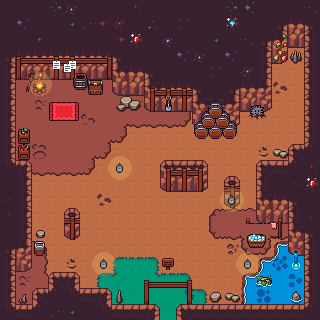

This is a level from a 2D game, rendered from its Tiled map with the project's own tilesets. A one-line summary and the map file follow, with tile-layer data summarised:
An orthogonal 20x20 tile map with 16x16 px tiles, 13 tile layers (Agua, Decoracion Agua, Roca, Tierra, ...), 1 hidden layer not drawn, 16 tilesets and 12 objects (4x lampara, barril, topo, cesto, tendedero, ...).

<map version="1.10" tiledversion="1.11.2" orientation="orthogonal" renderorder="right-down" width="20" height="20" tilewidth="16" tileheight="16" infinite="0" nextlayerid="30" nextobjectid="15">
 <editorsettings>
  <export target="cueva.json" format="json" />
 </editorsettings>
 <tileset firstgid="1" name="Caves" tilewidth="16" tileheight="16" tilecount="1620" columns="36">
  <image source="caves.png" width="576" height="720" />
 </tileset>
 <tileset firstgid="1621" name="Tileset Grass Caves" tilewidth="16" tileheight="16" tilecount="192" columns="24">
  <image source="tilesetGrassCaves.png" width="384" height="128" />
 </tileset>
 <tileset firstgid="1813" name="Exterior" tilewidth="16" tileheight="16" tilecount="352" columns="32">
  <image source="exterior.png" width="512" height="176" />
 </tileset>
 <tileset firstgid="2165" name="Props Mine" tilewidth="16" tileheight="16" tilecount="300" columns="20">
  <image source="propsMine.png" width="320" height="240" />
  <tile id="32">
   <animation>
    <frame tileid="32" duration="150" />
    <frame tileid="33" duration="150" />
    <frame tileid="34" duration="150" />
    <frame tileid="35" duration="150" />
   </animation>
  </tile>
  <tile id="52">
   <animation>
    <frame tileid="52" duration="150" />
    <frame tileid="53" duration="150" />
    <frame tileid="54" duration="150" />
    <frame tileid="55" duration="150" />
   </animation>
  </tile>
 </tileset>
 <tileset firstgid="2465" name="stone with minerals" tilewidth="16" tileheight="16" tilecount="187" columns="11">
  <image source="stoneWithMinerals.png" width="176" height="272" />
 </tileset>
 <tileset firstgid="2652" name="Cave Water Ground animations tiles" tilewidth="16" tileheight="16" tilecount="384" columns="24">
  <image source="caveWaterGroundAnimationsTiles.png" width="384" height="256" />
  <tile id="8">
   <animation>
    <frame tileid="8" duration="150" />
    <frame tileid="104" duration="150" />
    <frame tileid="200" duration="150" />
    <frame tileid="296" duration="150" />
    <frame tileid="296" duration="150" />
    <frame tileid="200" duration="150" />
    <frame tileid="104" duration="150" />
    <frame tileid="8" duration="150" />
   </animation>
  </tile>
  <tile id="29">
   <animation>
    <frame tileid="29" duration="150" />
    <frame tileid="125" duration="150" />
    <frame tileid="221" duration="150" />
    <frame tileid="317" duration="150" />
    <frame tileid="317" duration="150" />
    <frame tileid="221" duration="150" />
    <frame tileid="125" duration="150" />
    <frame tileid="29" duration="150" />
   </animation>
  </tile>
  <tile id="32">
   <animation>
    <frame tileid="32" duration="150" />
    <frame tileid="128" duration="150" />
    <frame tileid="224" duration="150" />
    <frame tileid="320" duration="150" />
    <frame tileid="320" duration="150" />
    <frame tileid="224" duration="150" />
    <frame tileid="128" duration="150" />
    <frame tileid="32" duration="150" />
   </animation>
  </tile>
 </tileset>
 <tileset firstgid="3036" name="ALL props seasons" tilewidth="16" tileheight="16" tilecount="264" columns="22">
  <image source="allPropsSeasons.png" width="352" height="192" />
 </tileset>
 <tileset firstgid="3300" name="Mine props" tilewidth="16" tileheight="16" tilecount="60" columns="4">
  <image source="mineProps.png" width="64" height="240" />
  <tile id="20">
   <animation>
    <frame tileid="20" duration="150" />
    <frame tileid="21" duration="150" />
    <frame tileid="22" duration="150" />
    <frame tileid="23" duration="150" />
    <frame tileid="23" duration="150" />
    <frame tileid="22" duration="150" />
    <frame tileid="21" duration="150" />
    <frame tileid="20" duration="150" />
   </animation>
  </tile>
  <tile id="40">
   <animation>
    <frame tileid="40" duration="150" />
    <frame tileid="41" duration="150" />
    <frame tileid="42" duration="150" />
    <frame tileid="43" duration="150" />
    <frame tileid="43" duration="150" />
    <frame tileid="42" duration="150" />
    <frame tileid="41" duration="150" />
    <frame tileid="40" duration="150" />
   </animation>
  </tile>
 </tileset>
 <tileset firstgid="3360" name="Light Effect" tilewidth="16" tileheight="16" tilecount="40" columns="5">
  <image source="lightEffect.png" width="80" height="128" />
 </tileset>
 <tileset firstgid="3400" name="Exterior Beach" tilewidth="16" tileheight="16" tilecount="360" columns="24">
  <image source="exteriorBeach.png" width="384" height="240" />
 </tileset>
 <tileset firstgid="3760" source="chest.tsx" />
 <tileset firstgid="3792" source="pathTiles.tsx" />
 <tileset firstgid="4176" source="bonfire Fish.tsx" />
 <tileset firstgid="4212" source="entering.tsx" />
 <tileset firstgid="4260" source="dogBathtub.tsx" />
 <tileset firstgid="4264" source="lamp.tsx" />
 <group id="15" name="Agua">
  <layer id="12" name="Agua" width="20" height="20">
   <data>[400 cells, 13 non-empty, 1 distinct tile ids]</data>
  </layer>
  <layer id="13" name="Decoracion Agua" width="20" height="20">
   <data>[400 cells, 5 non-empty, 5 distinct tile ids]</data>
  </layer>
 </group>
 <group id="16" name="Suelo">
  <layer id="1" name="Roca" width="20" height="20">
   <data>[400 cells, 393 non-empty, 4 distinct tile ids]</data>
  </layer>
  <layer id="2" name="Tierra" width="20" height="20">
   <data>[400 cells, 89 non-empty, 18 distinct tile ids]</data>
  </layer>
  <layer id="9" name="Decoracion Suelo" width="20" height="20">
   <data>[400 cells, 11 non-empty, 6 distinct tile ids]</data>
  </layer>
 </group>
 <group id="18" name="Vertical">
  <layer id="3" name="Paredes" width="20" height="20">
   <data>[400 cells, 204 non-empty, 44 distinct tile ids]</data>
  </layer>
  <layer id="8" name="Vallas" width="20" height="20">
   <data>[400 cells, 28 non-empty, 16 distinct tile ids]</data>
  </layer>
 </group>
 <group id="19" name="Decoracion">
  <layer id="4" name="Decoracion" width="20" height="20">
   <data>[400 cells, 32 non-empty, 31 distinct tile ids]</data>
  </layer>
  <layer id="10" name="Decoracion Vallas" width="20" height="20">
   <data>[400 cells, 5 non-empty, 4 distinct tile ids]</data>
  </layer>
  <layer id="22" name="Efectos" width="20" height="20">
   <data>[400 cells, 42 non-empty, 15 distinct tile ids]</data>
  </layer>
 </group>
 <group id="25" name="Objetos">
  <objectgroup id="23" name="SpawnCosas" visible="0">
   <object id="1" name="barril" x="64" y="96">
    <point />
   </object>
   <object id="2" name="lampara" x="96" y="272">
    <point />
   </object>
   <object id="3" name="lampara" x="112" y="176">
    <point />
   </object>
   <object id="4" name="lampara" x="240" y="272">
    <point />
   </object>
   <object id="5" name="lampara" x="224" y="208">
    <point />
   </object>
   <object id="6" name="topo" x="240" y="128">
    <point />
   </object>
   <object id="7" name="cesto" x="240" y="256">
    <point />
   </object>
   <object id="8" name="tendedero" x="240" y="240">
    <point />
   </object>
   <object id="9" name="fuego" x="16" y="96">
    <point />
   </object>
   </objectgroup>
  <objectgroup id="27" name="SpawnValla" visible="0">
   <!-- 2 objects omitted --></objectgroup>
  <objectgroup id="29" name="NPCs">
   <!-- 1 objects omitted --></objectgroup>
  <layer id="26" name="Cosas Invisible" width="20" height="20">
   <data>[400 cells, 25 non-empty, 22 distinct tile ids]</data>
  </layer>
  <layer id="28" name="Valla Invisible" width="20" height="20">
   <data>[400 cells, 6 non-empty, 6 distinct tile ids]</data>
  </layer>
 </group>
 <layer id="24" name="Animales" width="20" height="20">
  <data>[400 cells, 4 non-empty, 4 distinct tile ids]</data>
 </layer>
 <layer id="21" name="Colisiones" width="20" height="20" visible="0">
  <data>[400 cells, 101 non-empty, 1 distinct tile ids]</data>
 </layer>
</map>
<!-- 3 of 12 objects omitted -->
